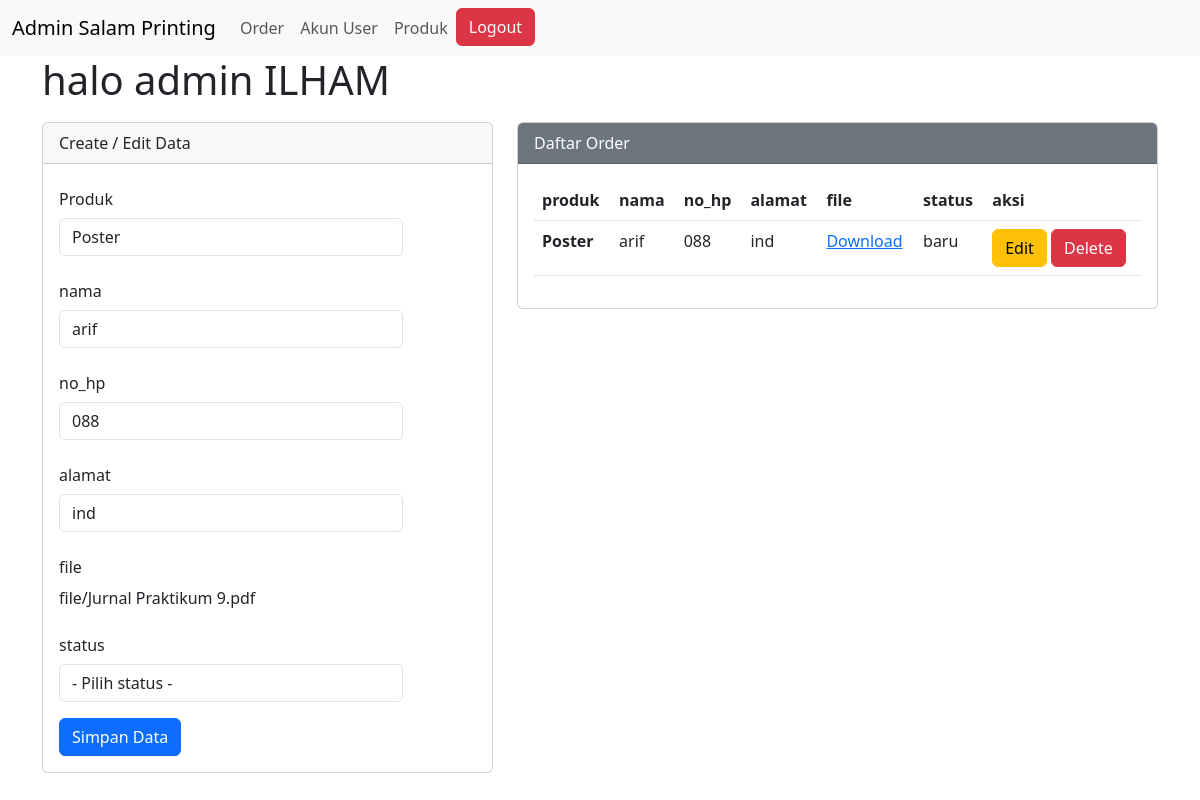
The app's page /order_admin.php?op=edit&id_transaksi=34 (signed in) with its own data.
### tables this page shows
CREATE TABLE `transaksi` (
  `id_transaksi` int(11) NOT NULL,
  `produk` varchar(100) NOT NULL,
  `nama` varchar(100) NOT NULL,
  `no_hp` varchar(15) NOT NULL,
  `alamat` varchar(500) NOT NULL,
  `file` varchar(2000) NOT NULL,
  `status` varchar(100) DEFAULT NULL
);

### script_order.php (called while the page is built, shortened)
<?php
if (isset($_GET['op'])) {
    $op = $_GET['op'];
} else {
    $op = "";
}
if ($op == 'edit') {
    $id_transaksi   = $_GET['id_transaksi'];
    $sql1           = "select * from transaksi where id_transaksi = '$id_transaksi'";
    $q1             = mysqli_query($koneksi, $sql1);
    $r1             = mysqli_fetch_array($q1);
    $produk         = $r1['produk'];
    $nama           = $r1['nama'];
    $no_hp          = $r1['no_hp'];
    $alamat         = $r1['alamat'];
    $file           = $r1['file'];
}
?>

### order_admin.php (the view, shortened to what this page needs)
<?php
@include 'config.php';
@include 'script_order.php';
?>
<!DOCTYPE html>
<html lang="en">
<head>
    <link href="https://cdn.jsdelivr.net/npm/bootstrap@5.3.0/dist/css/bootstrap.min.css" rel="stylesheet">
</head>
<body>
    <nav class="navbar navbar-expand-lg bg-body-tertiary">
        <div class="container-fluid">
            <a class="navbar-brand" href="#">Admin Salam Printing</a>
            <div class="collapse navbar-collapse" id_transaksi="navbarSupportedContent">
                <ul class="navbar-nav me-auto mb-2 mb-lg-0">
                    <li class="nav-item">
                        <a class="nav-link" aria-current="page" href="order_admin.php">Order</a>
                    </li>
                    <li class="nav-item">
                        <a class="nav-link" aria-current="page" href="akun_admin.php">Akun User</a>
                    </li>
                    <li class="nav-item">
                        <a class="nav-link" aria-current="page" href="produk_admin.php">Produk</a>
                    </li>
                    <li>
                        <a href="script_logout.php" onclick="return confirm('Yakin mau logout?')"><button type="button" class="btn btn-danger">Logout</button></a>
                    </li>
                </ul>
            </div>
        </div>
    </nav>
    <div class="container">
    <h1>halo admin <span><?php echo $_SESSION['admin_name'] ?></span></h1>
        <div class="row">
            <div class="col-md-5 col-sm-6">
                <div class="card">
                    <div class="card-header">
                        Create / Edit Data
                    </div>
                    <div class="card-body">
                        <form action="" method="POST">
                            <div class="mb-3 row">
                                <label for="produk" class="col-sm-3 col-form-label">Produk</label>
                                <div class="col-sm-10">
                                    <select class="form-control" name="produk">
                                        <option value="Poster" <?php if ($produk == "Poster") echo "selected" ?>>Poster</option>
                                    </select>
                                </div>
                            </div>
                            <div class="mb-3 row">
                                <label for="nama" class="col-sm-3 col-form-label">nama</label>
                                <div class="col-sm-10">
                                    <input type="text" class="form-control" id_transaksi="nama" name="nama" value="<?php echo $nama ?>">
                                </div>
                            </div>
                            <div class="mb-3 row">
                                <label for="no_hp" class="col-sm-3 col-form-label">no_hp</label>
                                <div class="col-sm-10">
                                    <input type="text" class="form-control" id_transaksi="no_hp" name="no_hp" value="<?php echo $no_hp ?>">
                                </div>
                            </div>
                            <div class="mb-3 row">
                                <label for="alamat" class="col-sm-3 col-form-label">alamat</label>
                                <div class="col-sm-10">
                                    <input type="text" class="form-control" id_transaksi="alamat" name="alamat" value="<?php echo $alamat ?>">
                                </div>
                            </div>
                            <div class="mb-3 row">
                                <label for="file" class="col-sm-3 col-form-label">file</label>
                                <div class="col-sm-10">
                                    <td scope="row"><?php echo $file ?></td>
                                </div>
                            </div>
                            <div class="mb-3 row">
                                <label for="status" class="col-sm-3 col-form-label">status</label>
                                <div class="col-sm-10">
                                    <select class="form-control" name="status">
                                        <option value="">- Pilih status -</option>
                                    </select>
                                </div>
                            </div>
                            <div class="col-12">
                                <input type="submit" name="simpan" value="Simpan Data" class="btn btn-primary" />
                            </div>
                        </form>
                    </div>
                </div>
            </div>
            <div class="col-md-7 col-sm-12">
                <div class="card">
                    <div class="card-header text-white bg-secondary">
                        Daftar Order
                    </div>
                    <div class="card-body">
                        <table class="table">
                            <thead>
                                <tr>
                                    <th scope="col">produk</th>
                                    <th scope="col">nama</th>
                                    <th scope="col">no_hp</th>
                                    <th scope="col">alamat</th>
                                    <th scope="col">file</th>
                                    <th scope="col">status</th>
                                    <th scope="col">aksi</th>
                                </tr>
                            </thead>
                            <tbody>
                                <?php
                                $sql2   = "select * from transaksi order by id_transaksi desc";
                                $q2     = mysqli_query($koneksi, $sql2);
                                while ($r2 = mysqli_fetch_array($q2)) {
                                    $id_transaksi   = $r2['id_transaksi'];
                                    $produk         = $r2['produk'];
                                    $nama           = $r2['nama'];
                                    $no_hp          = $r2['no_hp'];
                                    $alamat         = $r2['alamat'];
                                    $file           = $r2['file'];
                                    $status         = $r2['status'];
                                ?>
                                    <tr>
                                        <th scope="row"><?php echo $produk ?></th>
                                        <td scope="row"><?php echo $nama ?></td>
                                        <td scope="row"><?php echo $no_hp ?></td>
                                        <td scope="row"><?php echo $alamat ?></td>
                                        <td scope="row"><a href="script_download.php?url=<?php echo $file ?>">Download</a></td>
                                        <td scope="row"><?php echo $status ?></td>
                                        <td scope="row">
                                            <a href="order_admin.php?op=edit&id_transaksi=<?php echo $id_transaksi ?>"><button type="button" class="btn btn-warning">Edit</button></a>
                                            <a href="order_admin.php?op=delete&id_transaksi=<?php echo $id_transaksi?>" onclick="return confirm('Yakin mau delete data?')"><button type="button" class="btn btn-danger">Delete</button></a>
                                        </td>
                                    </tr>
                                <?php
                                }
                                ?>
                            </tbody>
                        </table>
                    </div>
                </div>
            </div>
        </div>
    </div>
</body>
</html>

### order_admin.php (style rules this page uses)
.card { margin-top: 10px; }

### records on screen
transaksi: produk "Poster", nama "arif", no_hp "088", alamat "ind", file "file/Jurnal Praktikum 9.pdf", status "baru"

### other values on screen
$_SESSION['admin_name'] "ILHAM"
